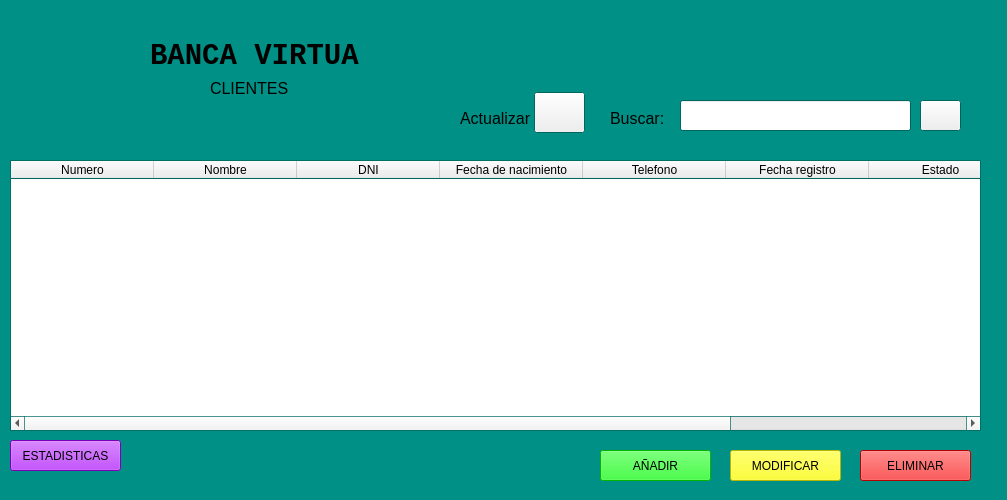
<?xml version="1.0" encoding="UTF-8"?>
<ui version="4.0">
 <class>Pclientes</class>
 <widget class="QMainWindow" name="Pclientes">
  <property name="geometry">
   <rect>
    <x>0</x>
    <y>0</y>
    <width>1007</width>
    <height>500</height>
   </rect>
  </property>
  <property name="palette">
   <palette>
    <active>
     <colorrole role="Base">
      <brush brushstyle="SolidPattern">
       <color alpha="255">
        <red>255</red>
        <green>255</green>
        <blue>255</blue>
       </color>
      </brush>
     </colorrole>
     <colorrole role="Window">
      <brush brushstyle="SolidPattern">
       <color alpha="255">
        <red>0</red>
        <green>144</green>
        <blue>134</blue>
       </color>
      </brush>
     </colorrole>
    </active>
    <inactive>
     <colorrole role="Base">
      <brush brushstyle="SolidPattern">
       <color alpha="255">
        <red>255</red>
        <green>255</green>
        <blue>255</blue>
       </color>
      </brush>
     </colorrole>
     <colorrole role="Window">
      <brush brushstyle="SolidPattern">
       <color alpha="255">
        <red>0</red>
        <green>144</green>
        <blue>134</blue>
       </color>
      </brush>
     </colorrole>
    </inactive>
    <disabled>
     <colorrole role="Base">
      <brush brushstyle="SolidPattern">
       <color alpha="255">
        <red>0</red>
        <green>144</green>
        <blue>134</blue>
       </color>
      </brush>
     </colorrole>
     <colorrole role="Window">
      <brush brushstyle="SolidPattern">
       <color alpha="255">
        <red>0</red>
        <green>144</green>
        <blue>134</blue>
       </color>
      </brush>
     </colorrole>
    </disabled>
   </palette>
  </property>
  <property name="windowTitle">
   <string>Clientes</string>
  </property>
  <widget class="QWidget" name="centralwidget">
   <widget class="QLabel" name="lblTituloU">
    <property name="geometry">
     <rect>
      <x>150</x>
      <y>40</y>
      <width>211</width>
      <height>31</height>
     </rect>
    </property>
    <property name="font">
     <font>
      <family>Consolas</family>
      <pointsize>22</pointsize>
      <weight>75</weight>
      <bold>true</bold>
     </font>
    </property>
    <property name="text">
     <string>BANCA VIRTUAL</string>
    </property>
   </widget>
   <widget class="QPushButton" name="btnModificarCliente">
    <property name="geometry">
     <rect>
      <x>730</x>
      <y>450</y>
      <width>111</width>
      <height>31</height>
     </rect>
    </property>
    <property name="styleSheet">
     <string notr="true">background-color: rgb(255, 255, 0);</string>
    </property>
    <property name="text">
     <string>MODIFICAR</string>
    </property>
   </widget>
   <widget class="QPushButton" name="btnActualizar">
    <property name="geometry">
     <rect>
      <x>534</x>
      <y>92</y>
      <width>51</width>
      <height>41</height>
     </rect>
    </property>
    <property name="text">
     <string/>
    </property>
    <property name="icon">
     <iconset>
      <normaloff>actualizar.png</normaloff>actualizar.png</iconset>
    </property>
    <property name="iconSize">
     <size>
      <width>38</width>
      <height>38</height>
     </size>
    </property>
   </widget>
   <widget class="QLabel" name="lblSubTitulo">
    <property name="geometry">
     <rect>
      <x>210</x>
      <y>80</y>
      <width>91</width>
      <height>16</height>
     </rect>
    </property>
    <property name="font">
     <font>
      <pointsize>12</pointsize>
     </font>
    </property>
    <property name="text">
     <string>CLIENTES</string>
    </property>
   </widget>
   <widget class="QPushButton" name="btnEliminarCliente">
    <property name="geometry">
     <rect>
      <x>860</x>
      <y>450</y>
      <width>111</width>
      <height>31</height>
     </rect>
    </property>
    <property name="styleSheet">
     <string notr="true">background-color: rgb(255, 0, 0);</string>
    </property>
    <property name="text">
     <string>ELIMINAR</string>
    </property>
   </widget>
   <widget class="QPushButton" name="btnCrearCliente">
    <property name="geometry">
     <rect>
      <x>600</x>
      <y>450</y>
      <width>111</width>
      <height>31</height>
     </rect>
    </property>
    <property name="styleSheet">
     <string notr="true">
background-color: rgb(0, 255, 0);</string>
    </property>
    <property name="text">
     <string>AÑADIR</string>
    </property>
   </widget>
   <widget class="QLabel" name="lblLogoU">
    <property name="geometry">
     <rect>
      <x>0</x>
      <y>0</y>
      <width>161</width>
      <height>151</height>
     </rect>
    </property>
    <property name="font">
     <font>
      <family>Consolas</family>
      <pointsize>22</pointsize>
      <weight>75</weight>
      <bold>true</bold>
     </font>
    </property>
    <property name="styleSheet">
     <string notr="true"/>
    </property>
    <property name="text">
     <string/>
    </property>
    <property name="pixmap">
     <pixmap>logobanco.png</pixmap>
    </property>
   </widget>
   <widget class="QTableWidget" name="tableClientes">
    <property name="geometry">
     <rect>
      <x>10</x>
      <y>160</y>
      <width>971</width>
      <height>271</height>
     </rect>
    </property>
    <attribute name="horizontalHeaderMinimumSectionSize">
     <number>60</number>
    </attribute>
    <attribute name="horizontalHeaderDefaultSectionSize">
     <number>143</number>
    </attribute>
    <attribute name="verticalHeaderVisible">
     <bool>false</bool>
    </attribute>
    <column>
     <property name="text">
      <string>Numero</string>
     </property>
    </column>
    <column>
     <property name="text">
      <string>Nombre</string>
     </property>
    </column>
    <column>
     <property name="text">
      <string>DNI</string>
     </property>
    </column>
    <column>
     <property name="text">
      <string>Fecha de nacimiento</string>
     </property>
    </column>
    <column>
     <property name="text">
      <string>Telefono</string>
     </property>
    </column>
    <column>
     <property name="text">
      <string>Fecha registro</string>
     </property>
    </column>
    <column>
     <property name="text">
      <string>Estado</string>
     </property>
    </column>
    <column>
     <property name="text">
      <string>Direccion</string>
     </property>
    </column>
   </widget>
   <widget class="QLineEdit" name="leBuscar">
    <property name="geometry">
     <rect>
      <x>680</x>
      <y>100</y>
      <width>231</width>
      <height>31</height>
     </rect>
    </property>
   </widget>
   <widget class="QLabel" name="lblBuscar">
    <property name="geometry">
     <rect>
      <x>610</x>
      <y>110</y>
      <width>61</width>
      <height>16</height>
     </rect>
    </property>
    <property name="font">
     <font>
      <pointsize>12</pointsize>
     </font>
    </property>
    <property name="text">
     <string>Buscar:</string>
    </property>
   </widget>
   <widget class="QLabel" name="lblSubTitulo_2">
    <property name="geometry">
     <rect>
      <x>460</x>
      <y>110</y>
      <width>71</width>
      <height>16</height>
     </rect>
    </property>
    <property name="font">
     <font>
      <pointsize>12</pointsize>
     </font>
    </property>
    <property name="text">
     <string>Actualizar</string>
    </property>
   </widget>
   <widget class="QPushButton" name="btnEstadisticas_2">
    <property name="geometry">
     <rect>
      <x>10</x>
      <y>440</y>
      <width>111</width>
      <height>31</height>
     </rect>
    </property>
    <property name="styleSheet">
     <string notr="true">background-color: rgb(170, 0, 255);</string>
    </property>
    <property name="text">
     <string>ESTADISTICAS</string>
    </property>
   </widget>
   <widget class="QPushButton" name="btnBuscar">
    <property name="geometry">
     <rect>
      <x>920</x>
      <y>100</y>
      <width>41</width>
      <height>31</height>
     </rect>
    </property>
    <property name="text">
     <string/>
    </property>
    <property name="icon">
     <iconset>
      <normaloff>buscar.jpg</normaloff>buscar.jpg</iconset>
    </property>
    <property name="iconSize">
     <size>
      <width>38</width>
      <height>38</height>
     </size>
    </property>
   </widget>
  </widget>
 </widget>
 <resources/>
 <connections/>
</ui>
